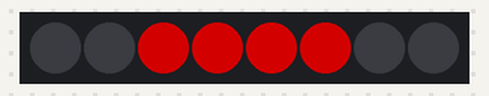
Bench run of a sketch on a simulated Arduino Uno, built with avr-gcc and run on an emulated ATmega328P. On the bench: 8 RGB LEDs in strip order, left to right. Dim RGB values are drawn brighter than linear.

Above: at 0.15 s.
At 1.05 s:
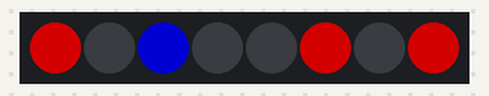
At 1.95 s:
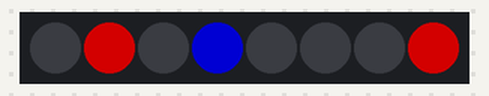
Timing chart, 0 to 40.0 s (numbered marks = the images above):
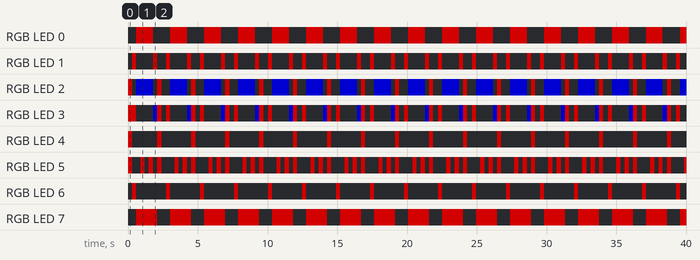

Measured:
- by itself, RGB LED 0: alternates RGB(127, 0, 0) for 1.2 s and off for 1.2 s
- by itself, RGB LED 1: repeats every 2.4 s: off 1.2 s, RGB(127, 0, 0) 0.30 s, off 0.63 s, RGB(127, 0, 0) 0.30 s
- by itself, RGB LED 3: repeats every 2.4 s: off 1.2 s, RGB(0, 0, 127) 0.30 s, RGB(127, 0, 0) 0.30 s, off 0.33 s, RGB(127, 0, 0) 0.30 s
- by itself, RGB LED 4: goes RGB(127, 0, 0) 0.30 s, off 1.8 s, 15 × (RGB(127, 0, 0) 0.30 s, off 2.1 s), RGB(127, 0, 0) 0.30 s, then off
- by itself, RGB LED 6: alternates RGB(127, 0, 0) for 0.30 s and off for 2.1 s
- by itself, RGB LED 7: alternates RGB(127, 0, 0) for 1.5 s and off for 0.93 s
- by itself, RGB LED 2: off → RGB(127, 0, 0) at 0.00 s, → off 0.30 s later, → RGB(0, 0, 127) 0.30 s later, → off 1.2 s later, … (67 changes in this stretch)
- by itself, RGB LED 5: off → RGB(127, 0, 0) at 0.00 s, → off 0.30 s later, → RGB(127, 0, 0) 0.60 s later, → off 0.30 s later, … (99 changes in this stretch)

The sketch:

WISE_light.ino
```cpp
#include <Adafruit_NeoPixel.h>
//gets ready to control the strip,
//1st number is the number of leds
//2nd number is the pin on the board that it is attatched to
Adafruit_NeoPixel strip = Adafruit_NeoPixel(8, 1, NEO_GRB + NEO_KHZ800);
int pause=2;

void setup() {
  //starts the code that controls the strip
  strip.begin();
  //use this line each time you want to display the changes
  strip.show();
}

void loop() {
  //set rgb values for first column
  strip.setPixelColor(7, 0, 0, 0);
  strip.setPixelColor(6, 0, 0, 0);
  strip.setPixelColor(5, 127, 0, 0);
  strip.setPixelColor(4, 127, 0, 0);
  strip.setPixelColor(3, 127, 0, 0);
  strip.setPixelColor(2, 127, 0, 0);
  strip.setPixelColor(1, 0, 0, 0);
  strip.setPixelColor(0, 0, 0, 0);
  strip.show();
  //wait for pause milliseconds
  delay(pause);


  //set rgb values for second column
  strip.setPixelColor(7, 0, 0, 0);
  strip.setPixelColor(6, 127, 0, 0);
  strip.setPixelColor(5, 0, 0, 0);
  strip.setPixelColor(4, 0, 0, 0);
  strip.setPixelColor(3, 127, 0, 0);
  strip.setPixelColor(2, 0, 0, 0);
  strip.setPixelColor(1, 127, 0, 0);
  strip.setPixelColor(0, 0, 0, 0);
  strip.show();
  delay(pause);

  //set rgb values for third column
  strip.setPixelColor(7, 127, 0, 0);
  strip.setPixelColor(6, 0, 0, 0);
  strip.setPixelColor(5, 0, 0, 0);
  strip.setPixelColor(4, 0, 0, 0);
  strip.setPixelColor(3, 0, 0, 0);
  strip.setPixelColor(2, 0, 0, 127);
  strip.setPixelColor(1, 0, 0, 0);
  strip.setPixelColor(0, 127, 0, 0);
  strip.show();
  delay(pause);

  //set rgb values for fourth column
  strip.setPixelColor(7, 127, 0, 0);
  strip.setPixelColor(6, 0, 0, 0);
  strip.setPixelColor(5, 127, 0, 0);
  strip.setPixelColor(4, 0, 0, 0);
  strip.setPixelColor(3, 0, 0, 0);
  strip.setPixelColor(2, 0, 0, 127);
  strip.setPixelColor(1, 0, 0, 0);
  strip.setPixelColor(0, 127, 0, 0);
  strip.show();
  delay(pause);

  //set rgb values for fifth column
  strip.setPixelColor(7, 127, 0, 0);
  strip.setPixelColor(6, 0, 0, 0);
  strip.setPixelColor(5, 0, 0, 0);
  strip.setPixelColor(4, 0, 0, 0);
  strip.setPixelColor(3, 0, 0, 0);
  strip.setPixelColor(2, 0, 0, 127);
  strip.setPixelColor(1, 0, 0, 0);
  strip.setPixelColor(0, 127, 0, 0);
  strip.show();
  delay(pause);

  //set rgb values for sixth column
  strip.setPixelColor(7, 127, 0, 0);
  strip.setPixelColor(6, 0, 0, 0);
  strip.setPixelColor(5, 127, 0, 0);
  strip.setPixelColor(4, 0, 0, 0);
  strip.setPixelColor(3, 0, 0, 0);
  strip.setPixelColor(2, 0, 0, 127);
  strip.setPixelColor(1, 0, 0, 0);
  strip.setPixelColor(0, 127, 0, 0);
  strip.show();
  delay(pause);

  //set rgb values for seventh column
  strip.setPixelColor(7, 127, 0, 0);
  strip.setPixelColor(6, 0, 0, 0);
  strip.setPixelColor(5, 0, 0, 0);
  strip.setPixelColor(4, 0, 0, 0);
  strip.setPixelColor(3, 0, 0, 127);
  strip.setPixelColor(2, 0, 0, 0);
  strip.setPixelColor(1, 127, 0, 0);
  strip.setPixelColor(0, 0, 0, 0);
  strip.show();
  delay(pause);

  //set rgb values for eighth column
  strip.setPixelColor(7, 0, 0, 0);
  strip.setPixelColor(6, 0, 0, 0);
  strip.setPixelColor(5, 127, 0, 0);
  strip.setPixelColor(4, 127, 0, 0);
  strip.setPixelColor(3, 127, 0, 0);
  strip.setPixelColor(2, 127, 0, 0);
  strip.setPixelColor(1, 0, 0, 0);
  strip.setPixelColor(0, 0, 0, 0);
  strip.show();
  delay(pause);

  //set rgb values for ninth column - all off to give you a gap between images
  strip.setPixelColor(7, 0, 0, 0);
  strip.setPixelColor(6, 0, 0, 0);
  strip.setPixelColor(5, 0, 0, 0);
  strip.setPixelColor(4, 0, 0, 0);
  strip.setPixelColor(3, 0, 0, 0);
  strip.setPixelColor(2, 0, 0, 0);
  strip.setPixelColor(1, 0, 0, 0);
  strip.setPixelColor(0, 0, 0, 0);
  strip.show();
  delay(pause);
  delay(pause);
  delay(pause);

}
```
